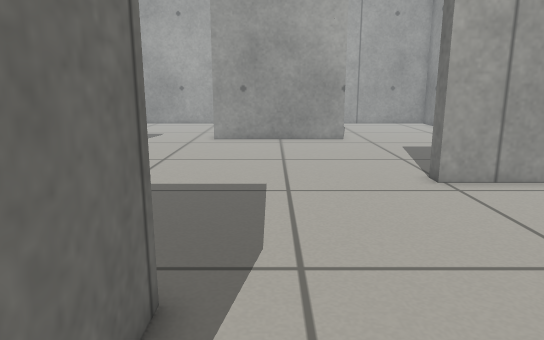
View 1 (above)

18 first-person views from a walk through a world built for the Gazebo simulator. The camera is 0.59 m above the floor, tilts 12° down and sees 70° across. The floor is counted in squares, 0.2 m on a side. Each view is taken from the middle of a square. On the plan, view 1 faces up. The plan holds only what a view shows up to about 20 squares ahead; the rest is blank.

View 2
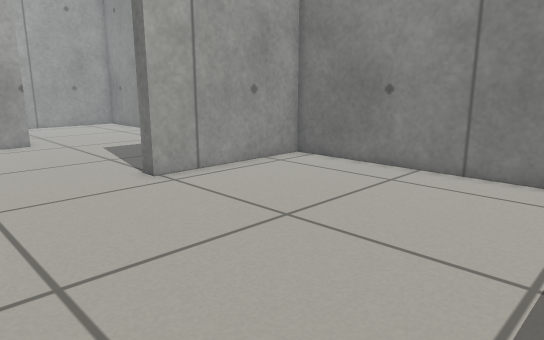

View 3
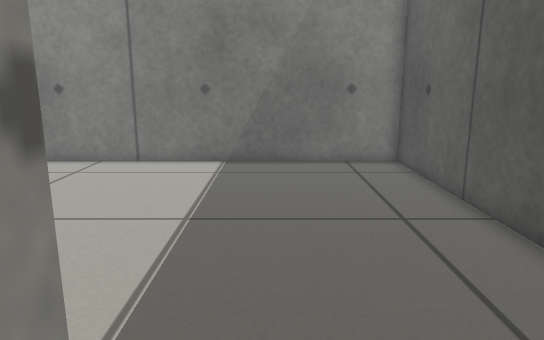

View 4
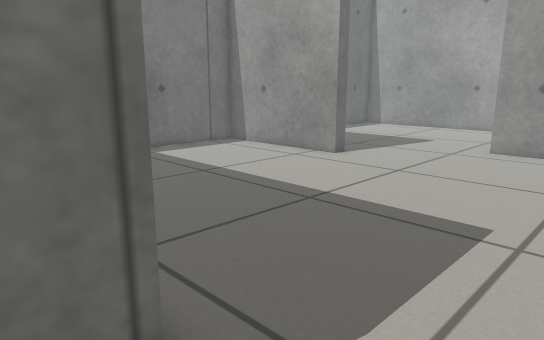

View 5
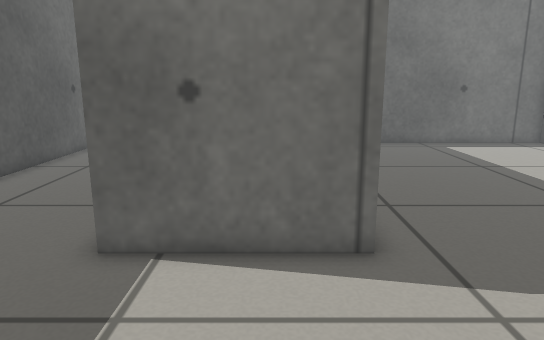

View 6
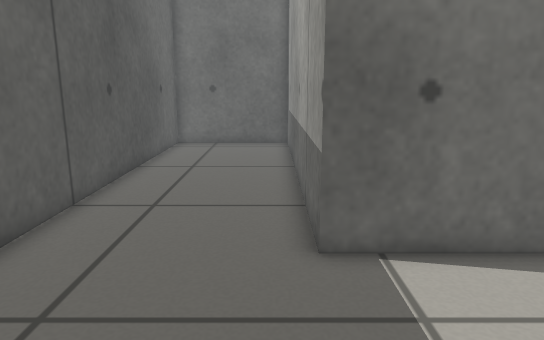

View 7
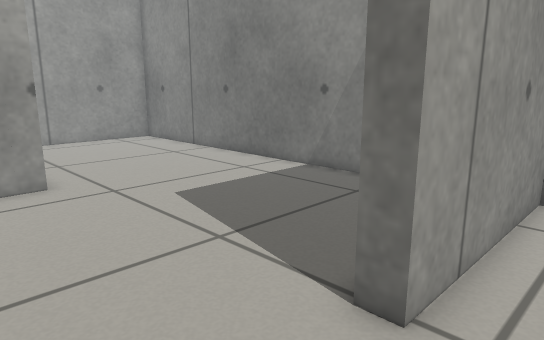

View 8
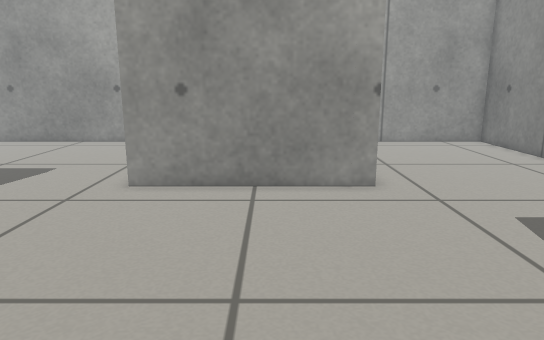

View 9
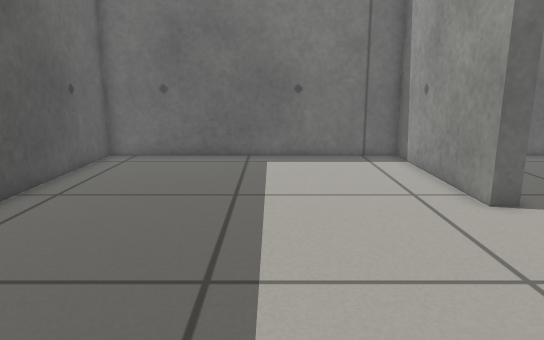

View 10
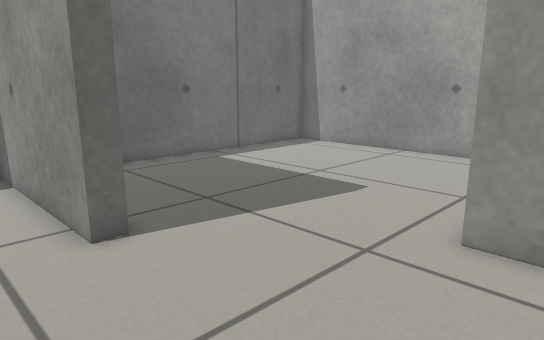

View 11
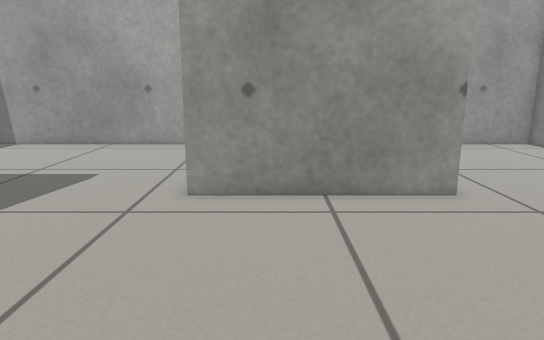

View 12
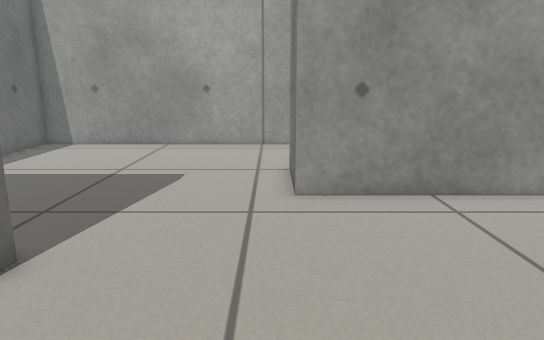

View 13
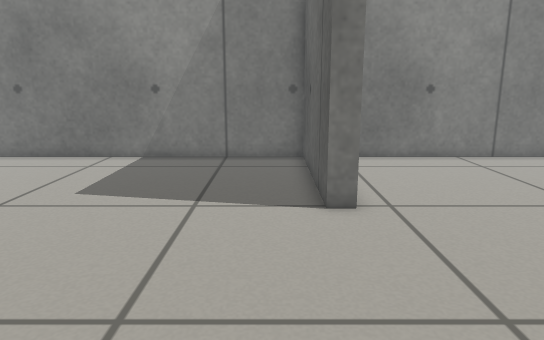

View 14
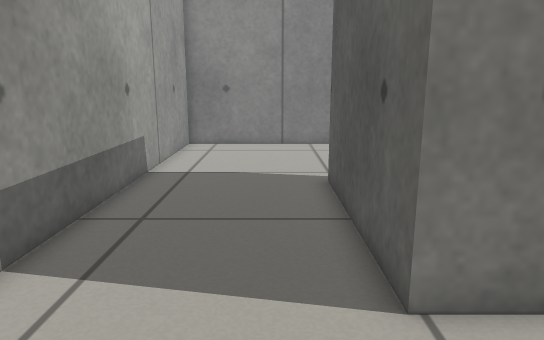

View 15
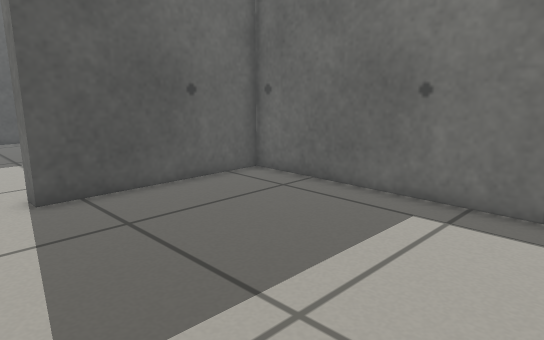

View 16
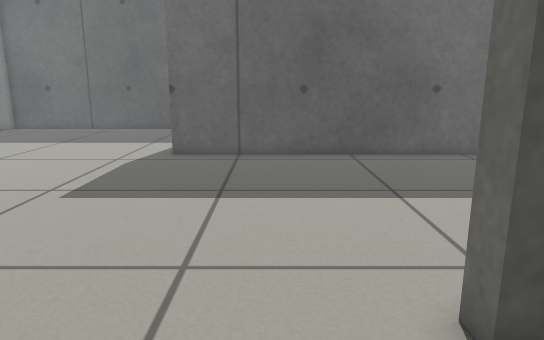

View 17
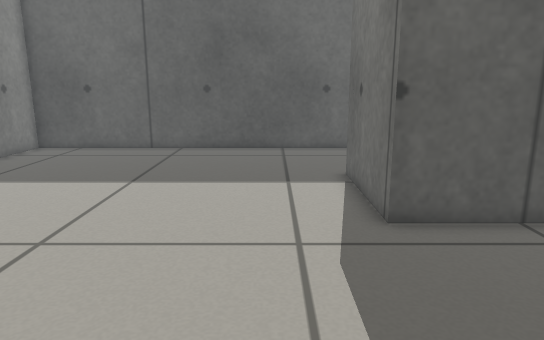

View 18
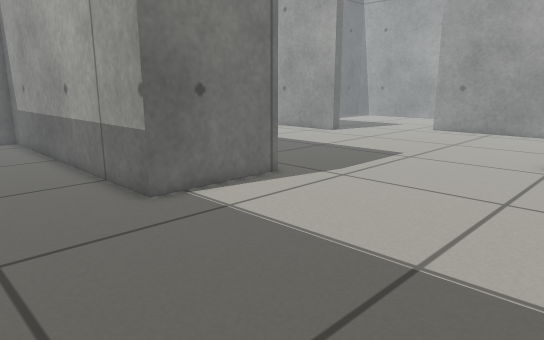

### Floor plan
Points are (right, up) in squares from view 1. A wall is a line through its corners. A room is listed if a view was taken in it or the views show most of it. See-through windows are left out.
Room 1 (views 1, 2, 3, 4, 5, 6, 7, 8, 9, 10, 11, 12, 13, 17, 18)
walls: (4.3, 22.4) (-3.4, 22.4); (-8.4, 18.3) (-8.4, 17.5) (-15.9, 17.5) (-15.9, 4.9) (-1.6, 4.9) (-1.6, -0.1) (-15.9, -0.1) (-15.9, -6.1) (12.6, -6.1) (12.6, 11.9) (5.2, 11.9) (5.2, 12.6) (12.6, 12.6) (12.6, 32.4) (-5.4, 32.4); (-3.4, 26.2) (4.2, 26.2)
ways out: opening at (-6.3, 20.5) to room 2; opening at (-4.3, 29.5) to room 2
Room 2 (views 14, 15, 16)
walls: (-3.4, 22.4) (-3.4, 26.2); (-5.4, 32.4) (-15.9, 32.4) (-15.9, 18.3) (-8.4, 18.3)
ways out: opening at (-6.3, 20.5) to room 1; opening at (-4.3, 29.5) to room 1

Where each view was taken, in squares from view 1:
view 1: 0 up, 0 right, facing up
view 2: 0 up, 1 left, facing up-right
view 3: 1 down, 3 left, facing right
view 4: 3 up, 2 right, facing up-left
view 5: 3 up, 5 right, facing left
view 6: 1 down, 5 right, facing left
view 7: 10 up, 1 right, facing up-right
view 8: 11 up, 1 right, facing up
view 9: 12 up, 1 right, facing left
view 10: 15 up, 1 left, facing up-left
view 11: 12 up, 1 left, facing up
view 12: 12 up, 4 left, facing up
view 13: 14 up, 4 left, facing right
view 14: 28 up, 8 left, facing right
view 15: 29 up, 6 left, facing down-left
view 16: 22 up, 6 left, facing down
view 17: 13 up, 1 right, facing down
view 18: 5 down, 8 right, facing up-left
